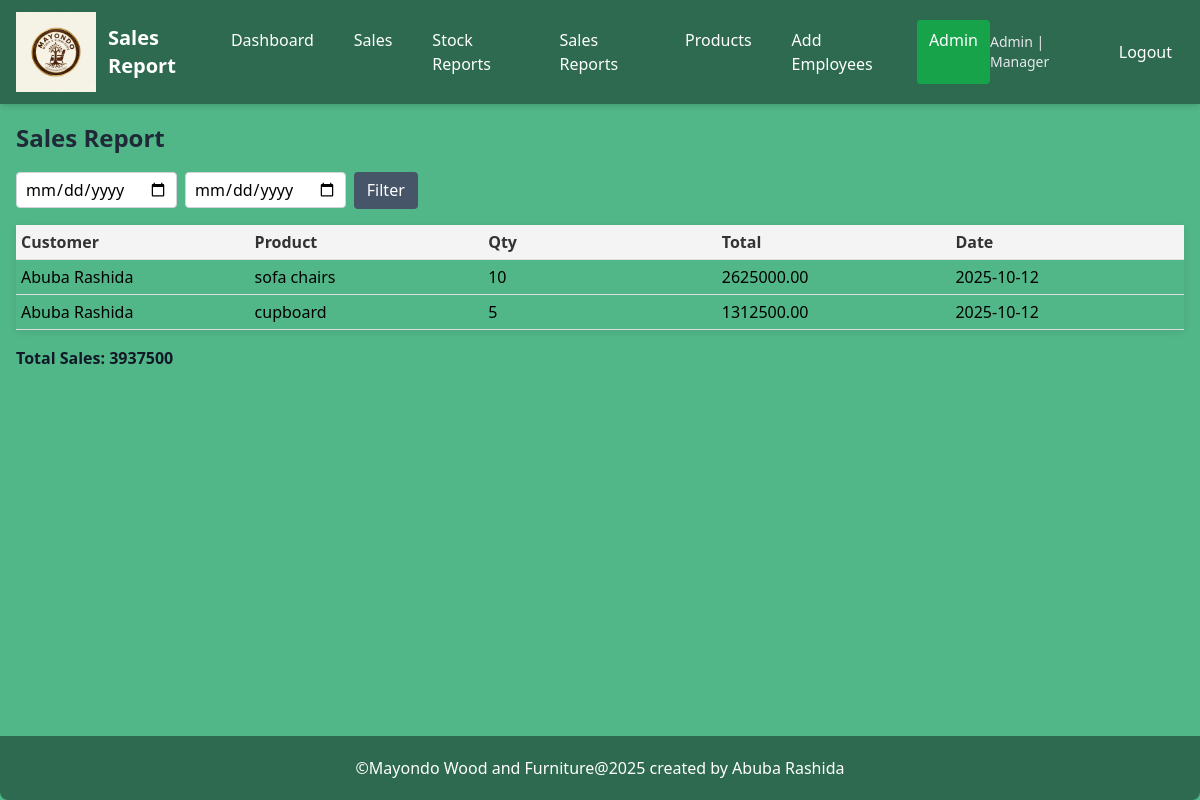
Page /reports/sales/ (signed in) on the committed database.
### mayondo_app/models.py (models this page shows, shortened)
class CustomUser(AbstractUser):
      ROLES = [('user', 'User'),('admin', 'Admin'),('manager', 'Manager')]
      role = models.CharField(max_length=50, choices=ROLES, unique=False)

class Sale(models.Model):
    customer_name = models.CharField(max_length=255)
    product_type = models.CharField(max_length=100)
    product = models.ForeignKey("Product", on_delete=models.CASCADE)
    quantity = models.PositiveIntegerField()
    sale_date = models.DateTimeField(default=now)
    payment_type = models.CharField(
        max_length=20,
        choices=[
            ('cash', 'Cash'),
            ('cheque', 'Cheque'),
            ('bank_overdraft', 'Bank Overdraft'),
        ]
    )
    sales_agent = models.ForeignKey(CustomUser, on_delete=models.SET_NULL, null=True, blank=True)
    transport_included = models.BooleanField(default=False)
    total = models.DecimalField(max_digits=12, decimal_places=2, default=0)
    class Meta:
        ordering = ['-sale_date']

class Product(models.Model):
    PRODUCT_TYPES = [
        ('wood', 'Wood'),
        ('furniture', 'Furniture'),
    ]
    name = models.CharField(max_length=200)
    type = models.CharField(max_length=20, choices=PRODUCT_TYPES)
    supplier_name = models.CharField(max_length=200)
    cost_price = models.DecimalField(max_digits=10, decimal_places=2,default=0)
    product_price = models.DecimalField(max_digits=10, decimal_places=2, default=0)
    stock_quantity = models.PositiveIntegerField(default=0)
    quality = models.CharField(max_length=100, blank=True, null=True)
    color = models.CharField(max_length=100, blank=True, null=True)
    measurement = models.CharField(max_length=100, blank=True, null=True)
    date_added = models.DateTimeField(auto_now_add=True)
    class Meta:
        ordering = ['-date_added']

### mayondo_app/views.py (the view)
# urls.py: path('reports/sales/',sales_reportpage, name='sales_report'),
def sales_reportpage(request):
    start_date = request.GET.get('start_date')
    end_date = request.GET.get('end_date')
    sales = Sale.objects.all()
    if start_date and end_date:
        sales = sales.filter(sale_date__range=[start_date, end_date])
    total_sales_value = sales.aggregate(Sum('total'))['total__sum'] or 0
    return render(request, 'sales_report.html', {
        'sales': sales,
        'total_sales_value': total_sales_value,
    })

### mayondo_app/templates/sales_report.html (shortened to what this page needs)
{% load static %}
<!DOCTYPE html>
<html lang="en">
<head>
     <script src="https://cdn.tailwindcss.com"></script>
     <link rel="stylesheet" href="{% static 'css/style.css' %}" >
</head>
<body class="mt-10 bg-[#52B788]">
    <nav class="fixed top-0 left-0 w-full bg-[#2D6A4F] text-white shadow-md z-50">
  <div class="max-w-7xl mx-auto px-4 py-3 flex justify-between items-center">
    <div class="flex items-center space-x-3 h-20">
  <img src="{% static 'images/logo.png' %}" alt="Mayondo Logo" class="h-20 w-20 object-contain">
      <h2 class="text-xl font-bold">Sales Report</h2>
    </div>
    <div class="hidden md:flex space-x-4">
      <a href="{% url 'mayondo_app:dashboard' %}" class="px-3 py-2 rounded hover:bg-[#52B788] transition">
        Dashboard
      </a>
      <a href="{% url 'mayondo_app:sales_listpage' %}" class="px-3 py-2 rounded hover:bg-[#52B788] transition">
        Sales
      </a>
      <a href="{% url 'mayondo_app:stock_report' %}" class="px-3 py-2 rounded hover:bg-[#52B788] transition">
        Stock Reports
      </a>
      <a href="{% url 'mayondo_app:sales_report' %}" class="px-3 py-2 rounded hover:bg-[#52B788] transition">
        Sales Reports
      </a>
      {% if user.role|lower == 'manager' or user.role|lower == 'admin' %}
      <a href="{% url 'mayondo_app:product_list' %}" class="px-3 py-2 rounded hover:bg-[#52B788] transition">
        Products
      </a>
      <a href="{% url 'mayondo_app:register' %}" class="px-3 py-2 rounded hover:bg-[#52B788] transition">
        Add Employees
      </a>
      <a href="/admin/" class="px-3 py-2 rounded bg-green-600 hover:bg-[#52B788] transition">
        Admin
      </a>
      {% endif %}
    </div>
    <div class="flex items-center space-x-3">
      <span class="text-sm text-gray-200">
         {{ user.username|title }} | {{ user.role|title }}
      </span>
      <a href="{% url 'mayondo_app:logout' %}" class="px-3 py-2 rounded text-white-300 hover:text-white hover:bg-[#d2f3dc] transition">
        Logout
      </a>
    </div>
  </div>
</nav>
<div class="pt-20 px-4">
    <h2 class="report-title">Sales Report</h2>
<form method="get" class="report-filter-form">
    <input type="date" name="start_date" value="{{ request.GET.start_date }}" class="report-input">
    <input type="date" name="end_date" value="{{ request.GET.end_date }}" class="report-input">
    <button class="report-button">Filter</button>
</form>
<table class="sales-table">
    <thead>
        <tr>
            <th>Customer</th>
            <th>Product</th>
            <th>Qty</th>
            <th>Total</th>
            <th>Date</th>
        </tr>
    </thead>
    <tbody>
        {% for s in sales %}
        <tr>
            <td>{{ s.customer_name }}</td>
            <td>{{ s.product.name }}</td>
            <td>{{ s.quantity }}</td>
            <td>{{ s.total }}</td>
            <td>{{ s.sale_date|date:"Y-m-d" }}</td>
        </tr>
        {% empty %}
        <tr>
            <td colspan="5" class="sales-empty">No sales in this period.</td>
        </tr>
        {% endfor %}
    </tbody>
</table>
<div class="report-total">Total Sales: {{ total_sales_value }}</div>
 <footer style="Position: fixed; bottom: 0; left: 0; width: 100%; "><br>
      <p class="footer">&copy;Mayondo Wood and Furniture@2025 created by Abuba Rashida</p>
    </footer>
</body>
</html>

### mayondo_app/static/css/style.css (style rules this page uses)
.sales-table { width: 100%; border-collapse: collapse; box-shadow: 0 2px 8px rgba(0, 0, 0, 0.1); table-layout: fixed; }
.sales-table th, .sales-table td { padding: 5px; text-align: left; border-bottom: 1px solid #ddd; }
.sales-table th { background-color: #f4f4f4; color: #333; width: auto; padding: 5px; }
.sales-table tr { transition: background-color 0.3s ease; }
.report-title { font-size: 1.5rem; font-weight: bold; margin-bottom: 1rem; color: #1f2937; }
.report-filter-form { display: flex; gap: 0.5rem; margin-bottom: 1rem; align-items: center; }
.report-input { padding: 0.25rem 0.5rem; border: 1px solid #d1d5db; border-radius: 0.25rem; }
.report-button { padding: 0.4rem 0.8rem; background: #475569; color: #fff; border-radius: 0.25rem; cursor: pointer; transition: background 0.2s; }
.report-total { margin-top: 1rem; font-weight: bold; color: #111827; }
.footer { text-align: center; padding: 20px; background-color: #2d6a4f; color: #fff; border-radius: 0 0 8px 8px; }

### rows in the picture
CustomUser: username "Admin", role "Manager"
Sale: customer_name "Abuba Rashida", product.name "sofa chairs", quantity "10", total "2625000.00", sale_date "2025-10-12"
Sale: customer_name "Abuba Rashida", product.name "cupboard", quantity "5", total "1312500.00", sale_date "2025-10-12"

### other values in the picture
{{ total_sales_value }} "3937500"
